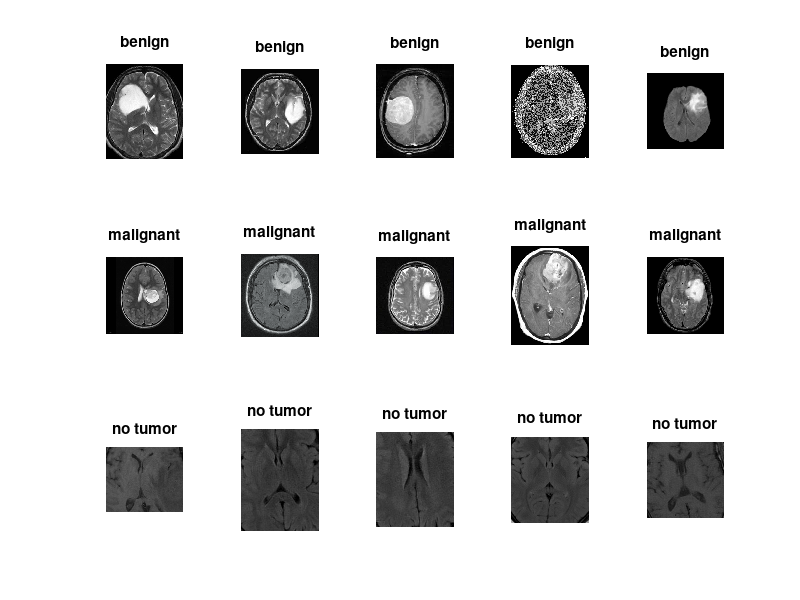

The MATLAB source for this figure: (Note: this script raises an error after producing the figure.)
clear;
close all;


load inputData.mat
figure;
for i = 1 : length(img)
    subplot(3, 5, i);
    imshow(img{i});
    if (knownClassification(i) == 1)
        title('benign');
    elseif (knownClassification(i) == 2)
        title('malignant');
    elseif (knownClassification(i) == 0)
        title('no tumor');
    end
end
saveas(gcf, 'inputImages.jpg');
fprintf('First take a look at the data!\n');
    
thresholds = 0.1 : 0.1 : 0.9;
isDetected = cell(1, length(img));
tumorStats = cell(1, length(img));
for k = 1 : length(img)
    for l = 1 : length(thresholds)
        [isDetected{k}(l), area] = tumorDetection(img{k}, thresholds(l));
        if (isDetected{k}(l) == 1)
            tumorStats{k}(l) = area;
            bestIndex = l;
        else
            tumorStats{k}(l) = struct('areaTumor', 0, 'areaBrain', 0, 'areaRatio', 0);
        end
    end
    tumorStats{k} = tumorStats{k}(bestIndex);
end
save('detection.mat', 'isDetected', 'knownClassification', 'thresholds', 'tumorStats');
tumorStatsFileWrite(tumorStats, knownClassification);
